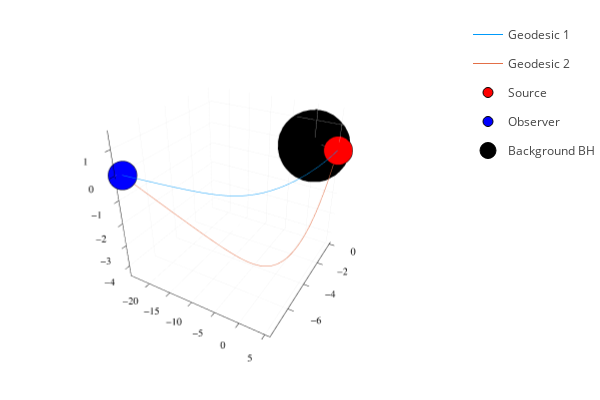

Notebook code for this chart:
### Code cell
fig = Plots.plot()
for i in 1:2
    geodesic_sol = GSHEIntegrator.solve_problem(Xgeo[i, 1:2], geometry, 0, 2; save_everystep=true)
    geodesic_trajectory = mapslices(transform, geodesic_sol[2:4, :], dims=1)
    Plots.plot!(fig, [geodesic_trajectory[i, :] for i in 1:3]..., label="Geodesic $i")
end
#plot the BH spin
plot!(fig, [0, 0], [0, 0], [0, 1.5], arrow=(2, 3, :open), linewidth=4, linecolor=:black, label=nothing)
GSHEIntegrator.plot_start_end!(fig, geometry)
GSHEIntegrator.plotbh!(fig)
display(fig)

### Figure 1 — Plotly figure (JSON) as saved in the notebook; plotly's stock layout.template omitted (floating-point values rounded to 4 significant figures)
{"data": [{"colorbar": {"title": ""}, "legendgroup": "Geodesic 1", "line": {"color": "rgba(0, 154, 250, 1.000)", "dash": "solid", "shape": "linear", "width": 1}, "mode": "lines", "name": "Geodesic 1", "scene": "scene", "showlegend": true, "type": "scatter3d", "x": [5.097, 5.095, 5.093, 5.09, 5.086, 5.082, 5.077, 5.07, 5.063, 5.055, 5.046, 5.034, 5.02, 5.004, 4.986, 4.963, 4.936, 4.905, 4.867, 4.821, 4.765, 4.702, 4.619, 4.524, 4.415, 4.287, 4.124, 3.94, 3.708, 3.457, 3.166, 2.848, 2.463, 2.069, 1.646, 1.199, 0.7284, 0.239, -0.2743, -0.8256, -1.385, -1.941, -2.502, -3.07, -3.653, -4.259, -4.901, -5.603, -6.311, -7.019, -7.747, -8.493, -9.271, -10.08, -10.93, -11.83, -12.81, -13.88, -15.02, -16.21, -17.46, -18.75, -20.1, -21.51, -23.0, -23.8], "xaxis": "x", "y": [0, -0.01745, -0.0364, -0.0611, -0.08933, -0.1216, -0.1594, -0.2051, -0.2519, -0.3044, -0.3631, -0.4291, -0.5053, -0.5857, -0.6747, -0.7749, -0.8868, -1.008, -1.144, -1.294, -1.463, -1.635, -1.843, -2.062, -2.287, -2.527, -2.803, -3.081, -3.395, -3.697, -4.008, -4.309, -4.629, -4.917, -5.188, -5.439, -5.67, -5.878, -6.069, -6.245, -6.398, -6.529, -6.643, -6.742, -6.83, -6.908, -6.98, -7.048, -7.107, -7.158, -7.204, -7.246, -7.285, -7.322, -7.357, -7.391, -7.426, -7.462, -7.497, -7.532, -7.567, -7.602, -7.638, -7.674, -7.712, -7.731], "yaxis": "y", "z": [3.121e-16, 2.243e-13, 4.674e-13, 7.847e-13, 1.148e-12, 1.562e-12, 2.048e-12, 2.637e-12, 3.239e-12, 3.915e-12, 4.668e-12, 5.519e-12, 6.498e-12, 7.533e-12, 8.677e-12, 9.965e-12, 1.14e-11, 1.296e-11, 1.47e-11, 1.662e-11, 1.877e-11, 2.096e-11, 2.359e-11, 2.633e-11, 2.913e-11, 3.208e-11, 3.543e-11, 3.873e-11, 4.237e-11, 4.575e-11, 4.91e-11, 5.218e-11, 5.524e-11, 5.776e-11, 5.989e-11, 6.16e-11, 6.29e-11, 6.379e-11, 6.431e-11, 6.446e-11, 6.427e-11, 6.379e-11, 6.307e-11, 6.214e-11, 6.102e-11, 5.971e-11, 5.819e-11, 5.641e-11, 5.452e-11, 5.256e-11, 5.048e-11, 4.83e-11, 4.599e-11, 4.356e-11, 4.098e-11, 3.822e-11, 3.52e-11, 3.188e-11, 2.832e-11, 2.461e-11, 2.072e-11, 1.669e-11, 1.245e-11, 8.029e-12, 3.357e-12, 8.571e-13], "zaxis": "z", "zmax": null, "zmin": null}, {"colorbar": {"title": ""}, "legendgroup": "Geodesic 2", "line": {"color": "rgba(227, 111, 71, 1.000)", "dash": "solid", "shape": "linear", "width": 1}, "mode": "lines", "name": "Geodesic 2", "scene": "scene", "showlegend": true, "type": "scatter3d", "x": [5.097, 5.093, 5.089, 5.084, 5.079, 5.072, 5.064, 5.055, 5.043, 5.031, 5.014, 4.994, 4.972, 4.945, 4.914, 4.874, 4.827, 4.775, 4.706, 4.619, 4.52, 4.403, 4.273, 4.127, 3.97, 3.799, 3.619, 3.43, 3.228, 3.01, 2.79, 2.584, 2.38, 2.181, 1.985, 1.792, 1.597, 1.402, 1.177, 0.9821, 0.7818, 0.5926, 0.4044, 0.2104, -0.03065, -0.2351, -0.4475, -0.6519, -0.8612, -1.071, -1.293, -1.517, -1.777, -2.044, -2.325, -2.594, -2.882, -3.169, -3.466, -3.778, -4.102, -4.45, -4.819, -5.201, -5.622, -6.08, -6.579, -7.094, -7.633, -8.19, -8.774, -9.385, -10.03, -10.71, -11.42, -12.18, -12.98, -13.82, -14.72, -15.68, -16.68, -17.76, -18.88, -20.08, -21.38, -22.74, -23.8], "xaxis": "x", "y": [0, -0.008964, -0.01868, -0.02956, -0.04192, -0.05625, -0.07293, -0.0925, -0.1162, -0.1406, -0.174, -0.2118, -0.2511, -0.2974, -0.3496, -0.4111, -0.4809, -0.5531, -0.6424, -0.7466, -0.8554, -0.9744, -1.096, -1.223, -1.349, -1.476, -1.602, -1.725, -1.85, -1.977, -2.099, -2.208, -2.311, -2.408, -2.5, -2.588, -2.674, -2.758, -2.851, -2.93, -3.008, -3.081, -3.151, -3.221, -3.307, -3.377, -3.448, -3.515, -3.582, -3.647, -3.714, -3.78, -3.855, -3.929, -4.005, -4.076, -4.15, -4.221, -4.292, -4.365, -4.439, -4.515, -4.594, -4.674, -4.759, -4.85, -4.945, -5.042, -5.14, -5.239, -5.342, -5.447, -5.556, -5.669, -5.787, -5.91, -6.04, -6.175, -6.318, -6.47, -6.628, -6.797, -6.972, -7.158, -7.359, -7.568, -7.731], "yaxis": "y", "z": [3.121e-16, -0.01497, -0.0312, -0.04939, -0.07005, -0.09403, -0.122, -0.1547, -0.1945, -0.2354, -0.2914, -0.355, -0.4211, -0.4991, -0.5869, -0.6907, -0.8082, -0.9297, -1.08, -1.254, -1.435, -1.631, -1.83, -2.032, -2.23, -2.424, -2.611, -2.788, -2.96, -3.127, -3.279, -3.407, -3.523, -3.625, -3.717, -3.799, -3.874, -3.942, -4.012, -4.066, -4.115, -4.156, -4.191, -4.223, -4.257, -4.28, -4.299, -4.313, -4.323, -4.329, -4.331, -4.33, -4.323, -4.312, -4.295, -4.275, -4.249, -4.219, -4.185, -4.145, -4.1, -4.049, -3.991, -3.927, -3.854, -3.772, -3.678, -3.579, -3.473, -3.361, -3.241, -3.114, -2.98, -2.836, -2.685, -2.523, -2.351, -2.169, -1.975, -1.768, -1.549, -1.315, -1.07, -0.809, -0.5263, -0.231, 2.238e-13], "zaxis": "z", "zmax": null, "zmin": null}, {"colorbar": {"title": ""}, "legendgroup": "", "line": {"color": "rgba(0, 0, 0, 1.000)", "dash": "solid", "shape": "linear", "width": 4}, "mode": "lines", "name": "", "scene": "scene", "showlegend": false, "type": "scatter3d", "x": [0, 0], "xaxis": "x", "y": [0, 0], "yaxis": "y", "z": [0, 1.5], "zaxis": "z", "zmax": null, "zmin": null}, {"colorbar": {"title": ""}, "legendgroup": "Source", "marker": {"color": "rgba(255, 0, 0, 1.000)", "line": {"color": "rgba(0, 0, 0, 1.000)", "width": 1}, "size": 10, "symbol": "circle"}, "mode": "markers", "name": "Source", "scene": "scene", "showlegend": true, "type": "scatter3d", "x": [5.097], "xaxis": "x", "y": [0], "yaxis": "y", "z": [3.121e-16], "zaxis": "z", "zmax": null, "zmin": null}, {"colorbar": {"title": ""}, "legendgroup": "Observer", "marker": {"color": "rgba(0, 0, 255, 1.000)", "line": {"color": "rgba(0, 0, 0, 1.000)", "width": 1}, "size": 10, "symbol": "circle"}, "mode": "markers", "name": "Observer", "scene": "scene", "showlegend": true, "type": "scatter3d", "x": [-23.8], "xaxis": "x", "y": [-7.731], "yaxis": "y", "z": [1.532e-15], "zaxis": "z", "zmax": null, "zmin": null}, {"colorbar": {"title": ""}, "legendgroup": "Background BH", "marker": {"color": "rgba(0, 0, 0, 1.000)", "line": {"color": "rgba(0, 0, 0, 1.000)", "width": 1}, "size": 25, "symbol": "circle"}, "mode": "markers", "name": "Background BH", "scene": "scene", "showlegend": true, "type": "scatter3d", "x": [0], "xaxis": "x", "y": [0], "yaxis": "y", "z": [0], "zaxis": "z", "zmax": null, "zmin": null}], "layout": {"annotations": [], "height": 400, "legend_position": {"bgcolor": "rgba(255, 255, 255, 1.000)", "bordercolor": "rgba(0, 0, 0, 1.000)", "borderwidth": 1, "font": {"color": "rgba(0, 0, 0, 1.000)", "family": "sans-serif", "size": 11}, "title": {"font": {"color": "rgba(0, 0, 0, 1.000)", "family": "sans-serif", "size": 15}, "text": ""}, "tracegroupgap": 0, "traceorder": "normal", "x": 1, "xanchor": "auto", "y": 1, "yanchor": "auto"}, "margin": {"b": 20, "l": 0, "r": 0, "t": 20}, "paper_bgcolor": "rgba(255, 255, 255, 1.000)", "plot_bgcolor": "rgba(255, 255, 255, 1.000)", "scene": {"camera": {"eye": {"x": 1.126, "y": -1.95, "z": 1.3}}, "domain": {"x": [0.03619, 0.9934], "y": [0.03762, 0.9902]}, "xaxis": {"gridcolor": "rgba(0, 0, 0, 0.100)", "gridwidth": 0.5, "linecolor": "rgba(0, 0, 0, 1.000)", "mirror": false, "range": [-24.66, 5.964], "showgrid": true, "showline": true, "showticklabels": true, "tickangle": 0, "tickcolor": "rgb(0, 0, 0)", "tickfont": {"color": "rgba(0, 0, 0, 1.000)", "family": "sans-serif", "size": 11}, "tickmode": "array", "ticks": "inside", "ticktext": ["−20", "−15", "−10", "−5", "0", "5"], "tickvals": [-20, -15, -10, -5, 0, 5], "title": "", "titlefont": {"color": "rgba(0, 0, 0, 1.000)", "family": "sans-serif", "size": 15}, "type": "-", "visible": true, "zeroline": false, "zerolinecolor": "rgba(0, 0, 0, 1.000)"}, "yaxis": {"gridcolor": "rgba(0, 0, 0, 0.100)", "gridwidth": 0.5, "linecolor": "rgba(0, 0, 0, 1.000)", "mirror": false, "range": [-7.963, 0.2319], "showgrid": true, "showline": true, "showticklabels": true, "tickangle": 0, "tickcolor": "rgb(0, 0, 0)", "tickfont": {"color": "rgba(0, 0, 0, 1.000)", "family": "sans-serif", "size": 11}, "tickmode": "array", "ticks": "inside", "ticktext": ["−6", "−4", "−2", "0"], "tickvals": [-6, -4, -2, 0], "title": "", "titlefont": {"color": "rgba(0, 0, 0, 1.000)", "family": "sans-serif", "size": 15}, "type": "-", "visible": true, "zeroline": false, "zerolinecolor": "rgba(0, 0, 0, 1.000)"}, "zaxis": {"gridcolor": "rgba(0, 0, 0, 0.100)", "gridwidth": 0.5, "linecolor": "rgba(0, 0, 0, 1.000)", "mirror": false, "range": [-4.506, 1.675], "showgrid": true, "showline": true, "showticklabels": true, "tickangle": 0, "tickcolor": "rgb(0, 0, 0)", "tickfont": {"color": "rgba(0, 0, 0, 1.000)", "family": "sans-serif", "size": 11}, "tickmode": "array", "ticks": "inside", "ticktext": ["−4", "−3", "−2", "−1", "0", "1"], "tickvals": [-4, -3, -2, -1, 0, 1], "title": "", "titlefont": {"color": "rgba(0, 0, 0, 1.000)", "family": "sans-serif", "size": 15}, "type": "-", "visible": true, "zeroline": false, "zerolinecolor": "rgba(0, 0, 0, 1.000)"}}, "showlegend": true, "width": 600}}
